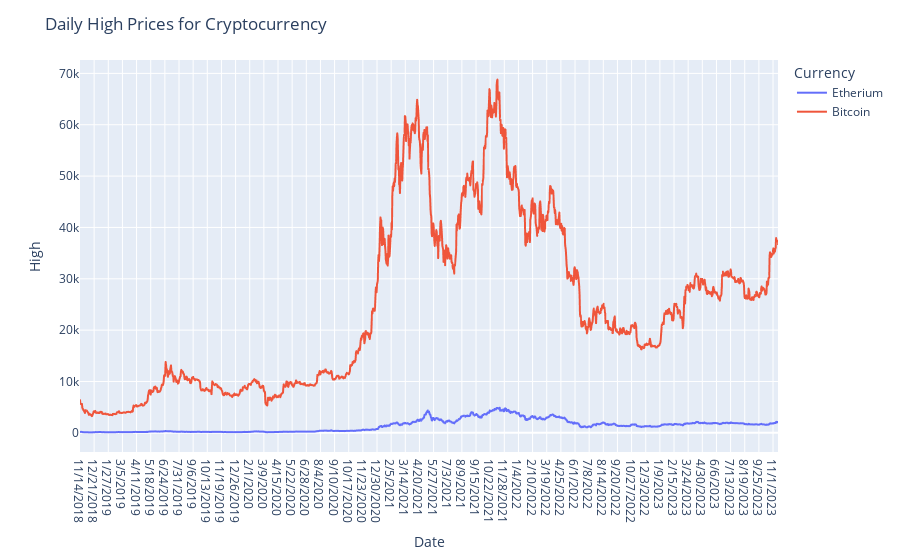

The cell this chart's notebook holds for it:
### Markdown cell above
## Daily high prices for Cryptocurrency 2018 - 2023

### Code cell
import pandas as pd
import plotly.express as px

crypto_df = pd.read_csv('assets/ETH-BTC-USD.csv')

fig = px.line(crypto_df, x='Date', y='High', color='Currency', hover_data=['High', 'Low', 'Open', 'Close'], hover_name='Currency')

fig.update_layout(title='Daily High Prices for Cryptocurrency')

fig.show()

### Figure 1 — Plotly figure (JSON) as saved in the notebook; plotly's stock layout.template omitted (floating-point values rounded to 4 significant figures; data arrays with more than 128 entries replaced by an {"elided": "..."} marker saying what was removed)
{"data": [{"customdata": {"elided": "1827x3 float values"}, "hovertemplate": "<b>%{hovertext}</b><br><br>Currency=Etherium<br>Date=%{x}<br>High=%{y}<br>Low=%{customdata[0]}<br>Open=%{customdata[1]}<br>Close=%{customdata[2]}<extra></extra>", "hovertext": {"elided": "1827 str values"}, "legendgroup": "Etherium", "line": {"color": "#636efa", "dash": "solid"}, "marker": {"symbol": "circle"}, "mode": "lines", "name": "Etherium", "showlegend": true, "type": "scattergl", "x": {"elided": "1827 str values"}, "xaxis": "x", "y": {"elided": "1827 float values"}, "yaxis": "y"}, {"customdata": {"elided": "1827x3 float values"}, "hovertemplate": "<b>%{hovertext}</b><br><br>Currency=Bitcoin<br>Date=%{x}<br>High=%{y}<br>Low=%{customdata[0]}<br>Open=%{customdata[1]}<br>Close=%{customdata[2]}<extra></extra>", "hovertext": {"elided": "1827 str values"}, "legendgroup": "Bitcoin", "line": {"color": "#EF553B", "dash": "solid"}, "marker": {"symbol": "circle"}, "mode": "lines", "name": "Bitcoin", "showlegend": true, "type": "scattergl", "x": {"elided": "1827 str values"}, "xaxis": "x", "y": {"elided": "1827 float values"}, "yaxis": "y"}], "layout": {"autosize": true, "legend": {"title": {"text": "Currency"}, "tracegroupgap": 0}, "margin": {"t": 60}, "title": {"text": "Daily High Prices for Cryptocurrency"}, "xaxis": {"anchor": "y", "autorange": true, "domain": [0, 1], "range": [0, 1826], "title": {"text": "Date"}, "type": "category"}, "yaxis": {"anchor": "x", "autorange": true, "domain": [0, 1], "range": [-3732.0, 72610.0], "title": {"text": "High"}, "type": "linear"}}}
